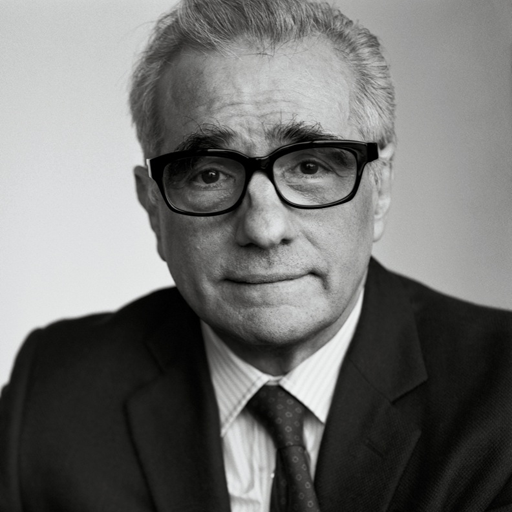
%> input picture Asgnt 3/Test Image/martin.png, 512 x 512 px
$ octave pyramid_compression.m   (GNU Octave 9; MATLAB toolbox functions it lacks are replaced by stand-ins)
%> lines starting %> are read from the running program, lines starting %| are printed output that depends on the picture
clear
%% Parameters
imagename = 'martin';
levels = 8;
no_thres = [10,10,10,10,10,10,10,10];
%no_thres = zeros(1,8)+7;
%% Read images
I = int16(imread(strcat('Test Image/',imagename,'.png'),'png'));
I = I(:,:,1);
%> I: size 512x512 int16
I(513,:) = 256;
%> I: size 513x512 int16
I(:,513) = 256;
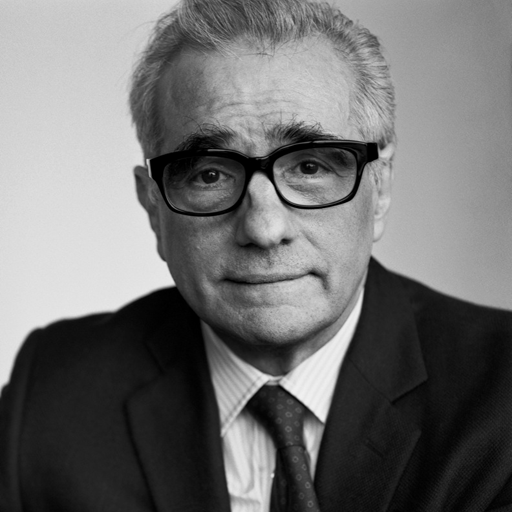
%> I: size 513x513 int16; min 0, max 256, mean 113.1; drawn with min black and max white

%I = I(320:448,320:448)

%% Creating Laplacian Pyramid (ENCODE)
pyramid_gauss = cell(1,levels);
pyramid_laplacian = cell(1,levels);

pyramid_gauss{1}=I;
% imwrite(uint8(pyramid_gauss{1}),strcat(['Output Image/',imagename,'_gp',int2str(1),'.png']),'png')
% imwrite(uint8(pyramid_gauss{1}),strcat(['Output Image/',imagename,'_gps',int2str(1),'.png']),'png')

for i=2:levels
    pyramid_gauss{i}=impyramid(pyramid_gauss{i-1},'reduce');
% [7 lines of commented-out code are left out]
end
%> after the loop, pyramid_gauss = 8 items
pyramid_laplacian{levels}=pyramid_gauss{levels};
for i=levels-1:-1:1
    pyramid_laplacian{i}=pyramid_gauss{i}-impyramid(pyramid_gauss{i+1},'expand');
% [8 lines of commented-out code are left out]
end
%> after the loop, pyramid_laplacian = 8 items

%% COMPRESSION
entr_c=0;   %compressed entropy
entr=0;     %original entropy

entr = entropy(uint8(I))*size(I,1)*size(I,2);
%> entr = 1989287.9

pyramid_laplacian_c = cell(1,levels);
for i=1:levels
    thresh = multithresh(pyramid_laplacian{i},no_thres(i));
    temp = [min(pyramid_laplacian{i}(:)) thresh max(pyramid_laplacian{i}(:))];
    values = zeros(1,size(temp,2)-1);
    for j=1:size(values,2)
        values(j) = mean([temp(j) temp(j+1)]);
    end
    [quantized,index] = imquantize(pyramid_laplacian{i},thresh,values);
    pyramid_laplacian_c{i}=int16(quantized);

%     pyramid_laplacian_c{i}=(pyramid_laplacian{i}/(255/no_thres(i)))*(255/no_thres(i));

    entr_c = entr_c + entropy(uint8(pyramid_laplacian_c{i}-min(min(pyramid_laplacian_c{i}))))*size(pyramid_laplacian_c{i},1)*size(pyramid_laplacian_c{i},2);


    imwrite(uint8(pyramid_laplacian_c{i}+128),strcat(['Output Image/',imagename,'_lp_c',int2str(i),'.png']),'png')
    temp = pyramid_laplacian_c{i};
    for j=2:i
        temp = impyramid(temp,'expand');
    end
    %figure,imshow(uint8(temp+128));
    imwrite(uint8(temp+128),strcat(['Output Image/',imagename,'_lps_c',int2str(i),'.png']),'png');

end
%> this loop made 8 passes
%> entr_c on passes 1 to 8: 532556.3, 679010, 718519.2, 730279, 733716.3, 734663.2, 734936.5, 735019.6
%> pass 1, `[quantized,index] = imquantize(pyramid_laplacian{i},thresh,values);`:
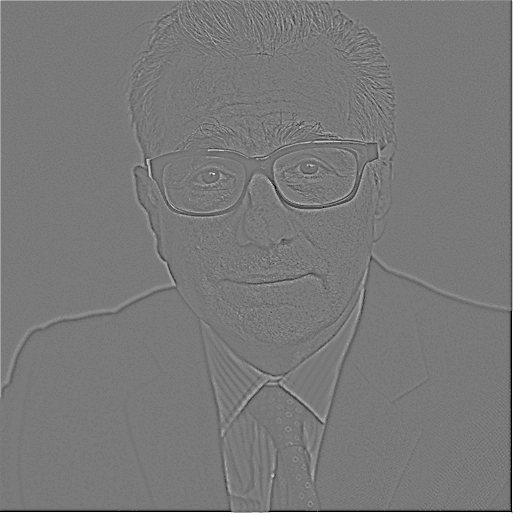
%> quantized: size 513x513 double; min -103, max 112.5, mean -0.5; drawn with min black and max white
%> pass 1, `[quantized,index] = imquantize(pyramid_laplacian{i},thresh,values);`:
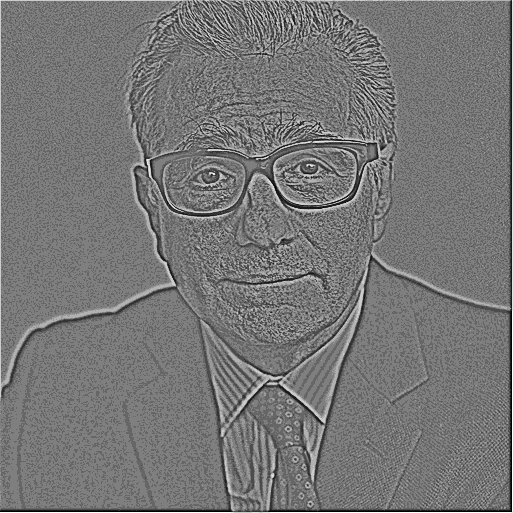
%> index: size 513x513 double; min 1, max 11, mean 5.65; drawn with min black and max white
%> after the loop, pyramid_laplacian_c = 8 items; values = [55.5 65 82.5 103.5 118.5 130.5 143 154 163 180.5 200]

%% DECODE
O = pyramid_laplacian_c{levels};
%> O = [200 163 131 143 143; 200 154 119 143 154; 181 131 104 119 131; 83 65 83 65 65; 56 56 83 56 65]
for i=levels-1:-1:1
    %figure, imshow(O);

    O = impyramid(O,'expand') + pyramid_laplacian_c{i};
    %figure, imshow(uint8(O));

end
%> this loop made 7 passes
%> pass 3, `O = impyramid(O,'expand') + pyramid_laplacian_c{i};`:
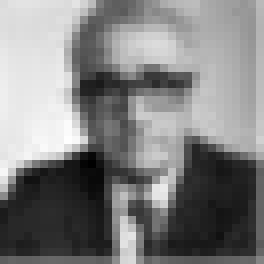
%> O: size 33x33 int16 (shown 8 times larger); min -13, max 229, mean 109.9; drawn with min black and max white
%> after the loop:
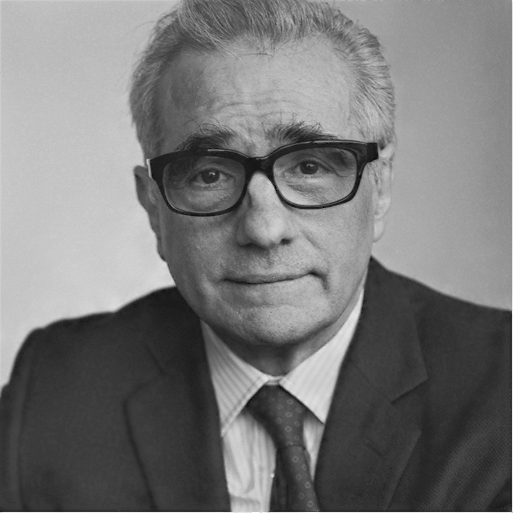
%> O: size 513x513 int16; min -56, max 287, mean 105.2; drawn with min black and max white
figure, imshow(uint8(I));
figure, imshow(uint8(O));

compression_ratio = entr/entr_c
%> compression_ratio = 2.71
% [9 lines of commented-out code are left out]

$ run again, with Asgnt 3/Test Image/bob.png copied over Asgnt 3/Test Image/martin.png
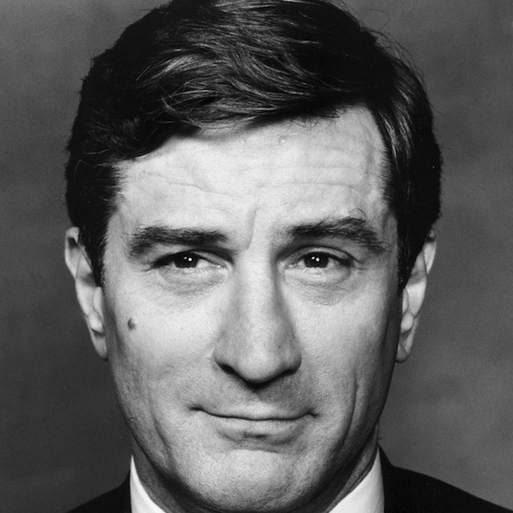
%> input picture Asgnt 3/Test Image/bob.png, 513 x 513 px
%> after the loop `for i=2:levels`: pyramid_gauss = 8 items
%> entr = 1980343
%> the loop `for i=1:levels` made 8 passes
%> entr_c on passes 1 to 8: 556052.3, 700463.1, 743059.2, 755491.2, 758698.7, 759650.3, 759914.2, 759997.8
%> pass 1, `[quantized,index] = imquantize(pyramid_laplacian{i},thresh,values);`:
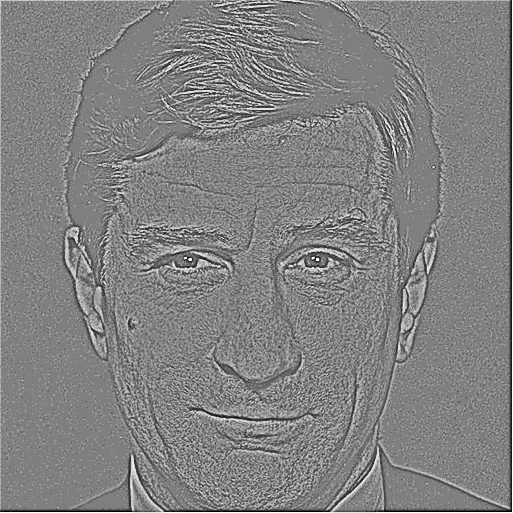
%> index: size 513x513 double; min 1, max 11, mean 6.1; drawn with min black and max white
%> after the loop `for i=1:levels`: pyramid_laplacian_c = 8 items; values = [53 59.5 69.5 79 88.5 95.5 101.5 108 117 132 149.5]
%> `O = pyramid_laplacian_c{levels};`: O = [89 60 53 60 89; 70 79 108 79 89; 70 117 150 108 96; 60 108 132 102 102; 70 96 117 96 102]
%> after the loop `for i=levels-1:-1:1`:
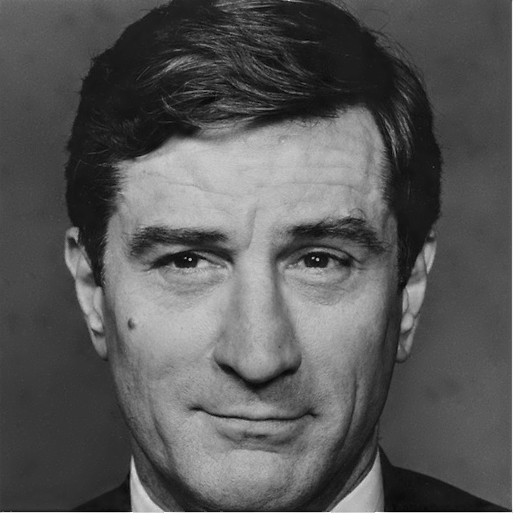
%> O: size 513x513 int16; min -27, max 307, mean 89.2; drawn with min black and max white
%> compression_ratio = 2.61

$ run again, with Asgnt 3/Test Image/marty.png copied over Asgnt 3/Test Image/martin.png
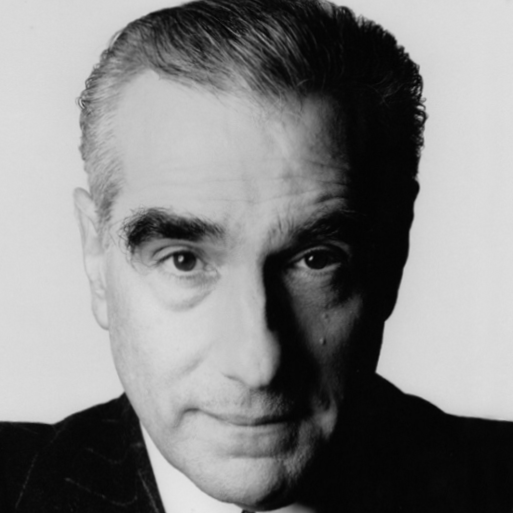
%> input picture Asgnt 3/Test Image/marty.png, 513 x 513 px
%> after the loop `for i=2:levels`: pyramid_gauss = 8 items
%> entr = 1720765.4
%> the loop `for i=1:levels` made 8 passes
%> entr_c on passes 1 to 7: 458694.1, 589151.9, 631143.4, 642721.6, 646205.3, 647150.8, 647424.5
%> pass 1, `[quantized,index] = imquantize(pyramid_laplacian{i},thresh,values);`:
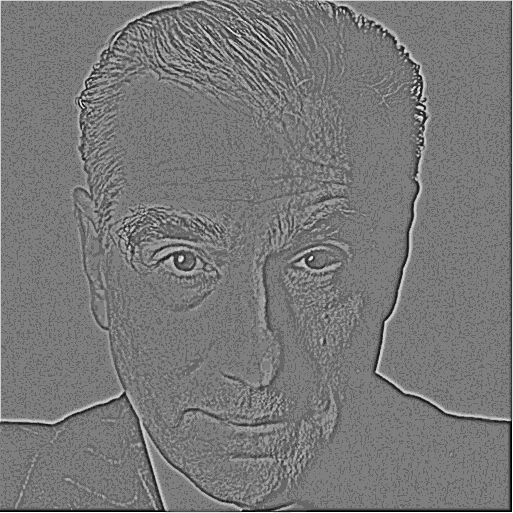
%> index: size 513x513 double; min 1, max 11, mean 5.73; drawn with min black and max white
%> after the loop `for i=1:levels`: pyramid_laplacian_c = 8 items; values = [55 63.5 78 94 107.5 118 127.5 144 167.5 191.5 207.5]
%> `O = pyramid_laplacian_c{levels};`: O = [208 144 78 128 208; 208 168 118 108 192; 208 168 118 108 192; 144 144 108 78 144; 55 94 108 55 64]
%> after the loop `for i=levels-1:-1:1`:
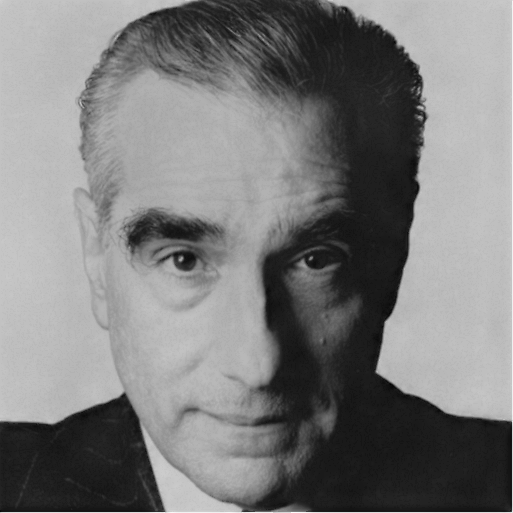
%> O: size 513x513 int16; min -44, max 291, mean 119.7; drawn with min black and max white
%> compression_ratio = 2.66
